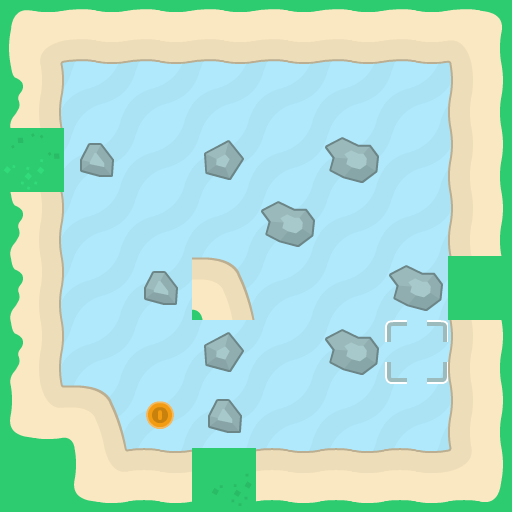

A level layout from a 2D game, rendered from its tile map. Below: a short description, then the map file with its tile-grid data intact:
An orthogonal 8x8 tile map with 64x64 px tiles, 4 tile layers (background, walls, foreground, objects).

<map version="1.10" tiledversion="1.11.2" orientation="orthogonal" renderorder="right-down" width="8" height="8" tilewidth="64" tileheight="64" infinite="0" nextlayerid="6" nextobjectid="1">
 <properties>
  <property name="character_bottom" value="[[16,0]]" />
  <property name="character_left" value="[[16,3]]" />
  <property name="character_right" value="[[16,2]]" />
  <property name="character_top" value="[[16,1]]" />
 </properties>
 <tileset firstgid="1" source="tiles_sheet.tsx" />
 <layer id="4" name="background" width="8" height="8">
  <data encoding="csv">
77,77,77,77,77,77,77,77,
77,77,77,77,77,77,77,77,
77,77,77,77,77,77,77,77,
77,77,77,77,77,77,77,77,
77,77,77,77,77,77,77,77,
77,77,77,77,77,77,77,77,
77,77,77,77,77,77,77,77,
77,77,77,77,77,77,77,77
</data>
 </layer>
 <layer id="1" name="walls" width="8" height="8">
  <data encoding="csv">
38,58,58,58,58,58,58,39,
43,0,0,0,0,0,0,23,
41,52,0,54,0,53,0,23,
43,0,0,0,53,0,0,23,
43,0,52,9,0,0,53,24,
43,0,0,54,0,53,0,23,
55,9,0,52,0,0,0,23,
24,55,7,42,7,7,7,56
</data>
 </layer>
 <layer id="5" name="foreground" width="8" height="8">
  <data encoding="csv">
0,0,0,0,0,0,0,0,
0,0,0,0,0,0,0,0,
0,0,0,0,0,0,0,0,
0,0,0,0,0,0,0,0,
0,0,0,0,0,0,0,0,
0,0,0,0,0,0,0,0,
0,0,0,0,0,0,0,0,
0,0,0,0,0,0,0,0
</data>
 </layer>
 <layer id="3" name="objects" width="8" height="8">
  <data encoding="csv">
0,0,0,0,0,0,0,0,
0,0,0,0,0,0,0,0,
0,0,0,0,0,0,0,0,
0,0,0,0,0,0,0,0,
0,0,0,0,0,0,0,0,
0,0,0,0,0,0,102,0,
0,0,85,0,0,0,0,0,
0,0,0,0,0,0,0,0
</data>
 </layer>
</map>
